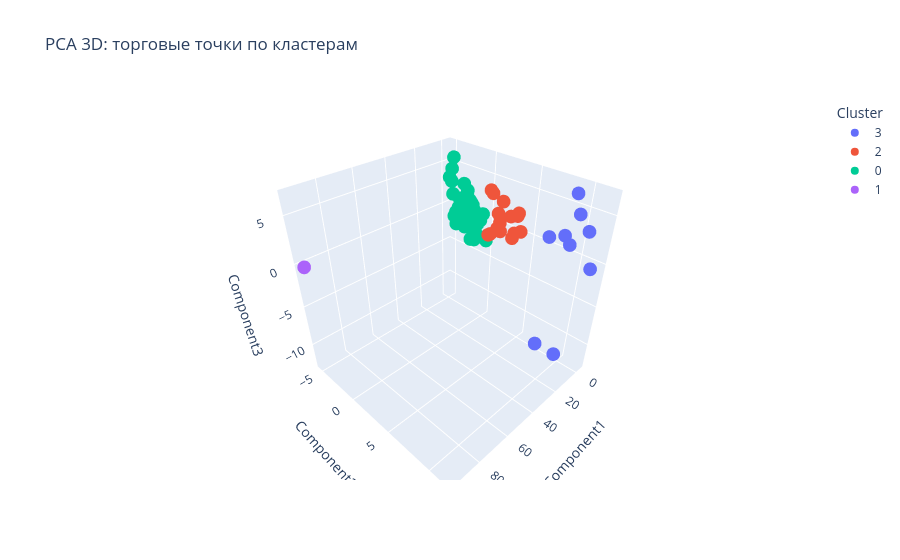

This figure's notebook cell:
### Markdown cell above
**Аналитический комментарий.** PCA 2D показывает расположение магазинов в двух наиболее информативных линейных направлениях. Хорошо отделённые облака подтверждают различия между сегментами, а зоны наложения указывают на пограничные магазины. Поскольку PCA линейный метод, он может не показать сложные нелинейные различия структуры спроса.

### Code cell
pca3_df = plot_df.copy()
pca3_df['Component1'] = X_pca_3[:, 0]
pca3_df['Component2'] = X_pca_3[:, 1]
pca3_df['Component3'] = X_pca_3[:, 2]
fig = px.scatter_3d(
    pca3_df,
    x='Component1', y='Component2', z='Component3',
    color='Cluster',
    hover_data=['ShopCode', 'City', 'Region', 'ShopFormat', 'sales_qty_total', 'revenue_total', 'unique_products_count'],
    title='PCA 3D: торговые точки по кластерам',
)
fig.show()

### Figure 1 — Plotly figure (JSON) as saved in the notebook; plotly's stock layout.template omitted (floating-point values rounded to 4 significant figures; data arrays with more than 128 entries replaced by an {"elided": "..."} marker saying what was removed)
{"data": [{"customdata": [["103", "Город-016", "Регион-002", "0", 1543, 80680.0, 25], ["106", "Город-016", "Регион-002", "0", 4342, 217200.0, 22], ["1117", "Город-037", "Регион-008", "1", 2176, 106800.0, 27], ["1159", "Город-034", "Регион-006", "1", 1186, 66020.0, 26], ["187", "Город-024", "Регион-005", "0", 305, 14270.0, 20], ["2107", "Город-021", "Регион-004", "2", 1809, 90540.0, 32], ["2112", "Город-034", "Регион-006", "2", 1633, 91740.0, 22], ["2175", "Город-016", "Регион-002", "2", 2506, 125100.0, 31], ["2176", "Город-012", "Регион-008", "2", 3715, 180900.0, 24]], "hovertemplate": "Cluster=3<br>Component1=%{x}<br>Component2=%{y}<br>Component3=%{z}<br>ShopCode=%{customdata[0]}<br>City=%{customdata[1]}<br>Region=%{customdata[2]}<br>ShopFormat=%{customdata[3]}<br>sales_qty_total=%{customdata[4]}<br>revenue_total=%{customdata[5]}<br>unique_products_count=%{customdata[6]}<extra></extra>", "legendgroup": "3", "marker": {"color": "#636efa", "symbol": "circle"}, "mode": "markers", "name": "3", "scene": "scene", "showlegend": true, "type": "scatter3d", "x": [2.481, 3.119, -0.8157, 6.918, 4.021, 7.601, -0.3694, 6.135, 2.879], "y": [11.7, 9.587, 10.74, 8.033, 7.695, 10.02, 9.515, 9.331, 10.06], "z": [0.003257, 6.744, 3.219, -11.19, 1.717, 2.19, -12.61, 2.729, 4.917]}, {"customdata": [["1101", "Город-036", "Регион-007", "1", 4114, 214000.0, 54], ["1124", "Город-026", "Регион-007", "1", 3688, 191200.0, 47], ["1129", "Город-021", "Регион-004", "1", 7136, 365100.0, 49], ["1161", "Город-017", "Регион-007", "1", 5693, 295800.0, 49], ["2126", "Город-021", "Регион-004", "2", 6667, 356100.0, 41], ["2184", "Город-021", "Регион-004", "2", 4708, 226200.0, 49], ["2449", "Город-021", "Регион-004", "2", 3098, 170300.0, 97], ["271", "Город-021", "Регион-004", "2", 4593, 237800.0, 73], ["2740", "Город-009", "Регион-004", "2", 2831, 149300.0, 63], ["280", "Город-036", "Регион-007", "2", 4723, 246800.0, 84], ["297", "Город-016", "Регион-002", "2", 7655, 391200.0, 60], ["3116", "Город-003", "Регион-004", "3", 3946, 210300.0, 42], ["3156", "Город-036", "Регион-007", "3", 4204, 225100.0, 94], ["3157", "Город-032", "Регион-004", "3", 4332, 229200.0, 56], ["3741", "Город-044", "Регион-002", "3", 5354, 274200.0, 52], ["395", "Город-021", "Регион-004", "3", 5126, 274100.0, 78]], "hovertemplate": "Cluster=2<br>Component1=%{x}<br>Component2=%{y}<br>Component3=%{z}<br>ShopCode=%{customdata[0]}<br>City=%{customdata[1]}<br>Region=%{customdata[2]}<br>ShopFormat=%{customdata[3]}<br>sales_qty_total=%{customdata[4]}<br>revenue_total=%{customdata[5]}<br>unique_products_count=%{customdata[6]}<extra></extra>", "legendgroup": "2", "marker": {"color": "#EF553B", "symbol": "circle"}, "mode": "markers", "name": "2", "scene": "scene", "showlegend": true, "type": "scatter3d", "x": [-2.129, -1.5, -2.13, -1.092, -2.219, -1.57, -0.8928, -1.864, -0.06882, -2.175, 0.6352, -3.377, -1.257, -3.174, 0.3393, -1.903], "y": [4.006, 3.599, 1.794, 2.911, 1.286, 3.702, 0.5869, 1.616, 3.347, 1.523, 0.9413, 1.461, 0.3035, 3.156, 0.6379, 1.281], "z": [0.2355, 1.924, 2.822, 1.63, 1.251, 2.262, -1.393, 0.8616, -0.6355, 0.2468, 3.612, -0.8738, -1.642, -0.3817, 3.828, -0.4759]}, {"customdata": {"elided": "42x7 mixed values"}, "hovertemplate": "Cluster=0<br>Component1=%{x}<br>Component2=%{y}<br>Component3=%{z}<br>ShopCode=%{customdata[0]}<br>City=%{customdata[1]}<br>Region=%{customdata[2]}<br>ShopFormat=%{customdata[3]}<br>sales_qty_total=%{customdata[4]}<br>revenue_total=%{customdata[5]}<br>unique_products_count=%{customdata[6]}<extra></extra>", "legendgroup": "0", "marker": {"color": "#00cc96", "symbol": "circle"}, "mode": "markers", "name": "0", "scene": "scene", "showlegend": true, "type": "scatter3d", "x": [-2.315, -3.379, -3.438, -1.344, -2.7, -2.278, -2.558, 1.329, -2.82, -1.76, -3.134, -2.783, -3.497, -3.462, -2.422, -2.926, -2.099, -3.374, -2.722, -3.349, -1.668, -3.497, -2.702, -2.255, -2.33, -3.032, -1.764, -2.606, -0.7741, -3.07, -2.62, -2.703, -2.733, -2.211, -2.499, -2.261, -3.366, -1.772, -1.703, -2.261, -1.858, -2.585], "y": [0.08995, -1.86, -2.309, -2.041, -3.111, -1.275, -3.308, -3.632, -4.62, -1.963, -2.972, -1.008, -2.206, -2.939, -2.287, -2.246, -0.5889, -2.821, -3.998, -4.171, -4.759, -3.39, -1.67, -2.699, -1.715, -0.2023, -2.76, -1.761, -4.374, -1.594, -1.851, -2.045, -2.863, -4.896, -4.013, -1.489, -2.536, -1.669, -4.627, -4.295, -5.135, -3.861], "z": [-1.86, -3.355, -0.7116, -3.222, -2.153, -0.9927, -1.604, -1.678, -1.36, -1.259, -1.052, -0.4996, -0.9015, 2.001, 0.01464, 1.141, 0.4745, -0.1841, -0.01133, -1.52, 4.421, 2.997, -2.01, 2.517, -1.436, -2.723, -1.166, -2.11, 5.848, -2.488, -2.261, 0.969, -0.3559, 2.897, -1.836, -2.267, 1.331, 0.5035, 1.475, -0.6986, 3.305, 1.145]}, {"customdata": [["1170", "Город-012", "Регион-004", "1", 40, 1802.0, 2]], "hovertemplate": "Cluster=1<br>Component1=%{x}<br>Component2=%{y}<br>Component3=%{z}<br>ShopCode=%{customdata[0]}<br>City=%{customdata[1]}<br>Region=%{customdata[2]}<br>ShopFormat=%{customdata[3]}<br>sales_qty_total=%{customdata[4]}<br>revenue_total=%{customdata[5]}<br>unique_products_count=%{customdata[6]}<extra></extra>", "legendgroup": "1", "marker": {"color": "#ab63fa", "symbol": "circle"}, "mode": "markers", "name": "1", "scene": "scene", "showlegend": true, "type": "scatter3d", "x": [95.71], "y": [-5.345], "z": [-0.3083]}], "layout": {"legend": {"title": {"text": "Cluster"}, "tracegroupgap": 0}, "scene": {"domain": {"x": [0, 1], "y": [0, 1]}, "xaxis": {"title": {"text": "Component1"}}, "yaxis": {"title": {"text": "Component2"}}, "zaxis": {"title": {"text": "Component3"}}}, "title": {"text": "PCA 3D: торговые точки по кластерам"}}}
